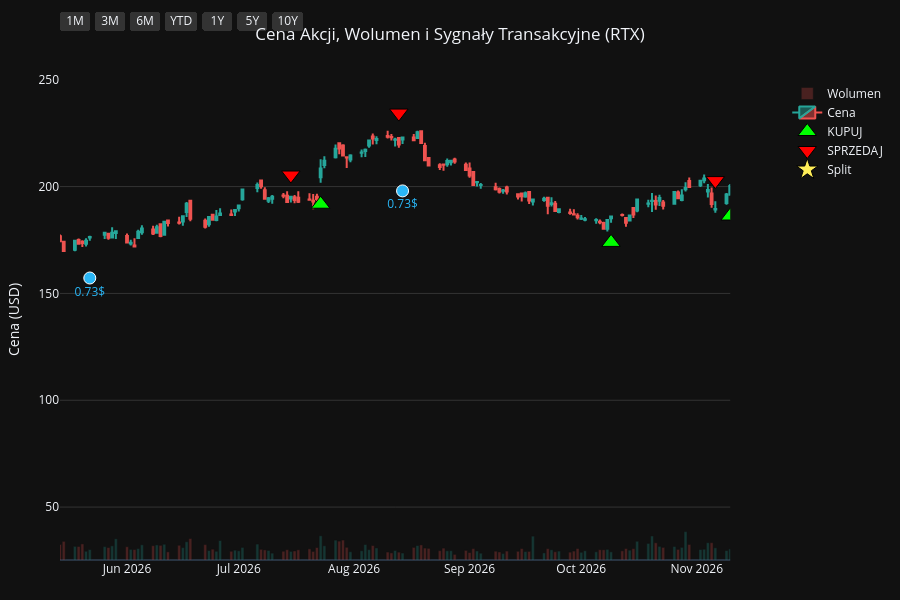
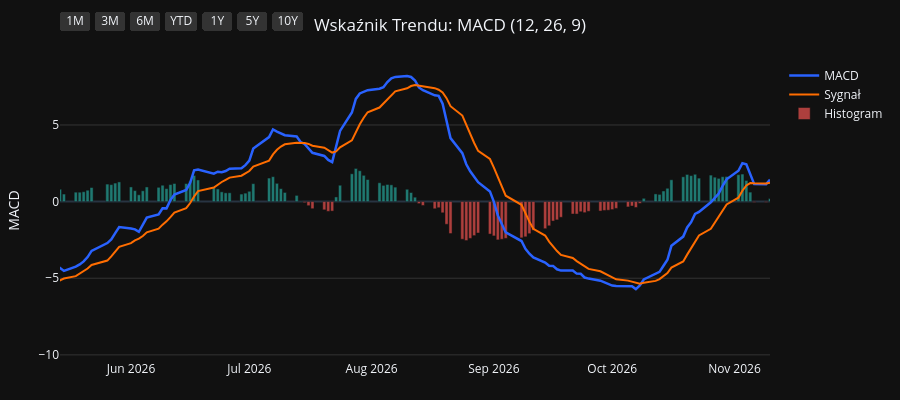
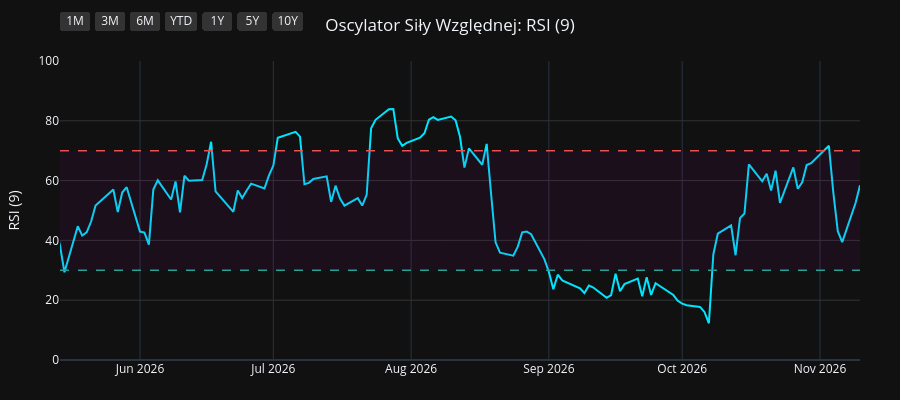
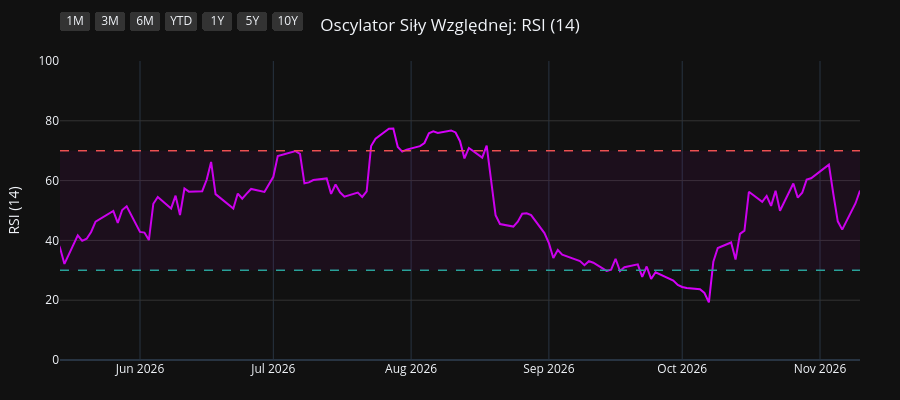

The code cell stored with these charts, in order, in its notebook:
### Code cell
import os
import yfinance as yf
import pandas as pd
import pandas_ta as ta
import plotly.graph_objects as go
from plotly.subplots import make_subplots

# 1. Pobranie i przygotowanie danych
symbol = os.environ.get("STOCK_TICKER", "").strip().upper()
if not symbol:
    raise RuntimeError("Set STOCK_TICKER before running price_extractor.ipynb")
df = yf.Ticker(symbol).history(period="10y")
df.index = df.index.tz_localize(None)

# Wskaźniki i sygnały
df.ta.macd(fast=12, slow=26, signal=9, append=True)
df.ta.rsi(length=9, append=True)
df.ta.rsi(length=14, append=True)
df.ta.rsi(length=21, append=True)
df.dropna(inplace=True)

macd = df['MACD_12_26_9']
signal = df['MACDs_12_26_9']
wczorajszy_macd = macd.shift(1)
wczorajszy_signal = signal.shift(1)

df['Decyzja'] = 'BRAK'
df.loc[(macd > signal) & (wczorajszy_macd <= wczorajszy_signal), 'Decyzja'] = 'KUPUJ'
df.loc[(macd < signal) & (wczorajszy_macd >= wczorajszy_signal), 'Decyzja'] = 'SPRZEDAJ'

df_kupuj = df[df['Decyzja'] == 'KUPUJ']
df_sprzedaj = df[df['Decyzja'] == 'SPRZEDAJ']
df_dywidendy = df[df['Dividends'] > 0]
df_splity = df[df['Stock Splits'] > 0]

# Wspólna konfiguracja osi X
konfiguracja_osi_x = dict(
    type="date",
    showspikes=True, spikemode="across", spikesnap="cursor", spikedash="dot", spikecolor="#ffffff", spikethickness=1, hoverformat="%Y-%m-%d",
    rangeselector=dict(
        buttons=list([
            dict(count=1, label="1M", step="month", stepmode="backward"),
            dict(count=3, label="3M", step="month", stepmode="backward"),
            dict(count=6, label="6M", step="month", stepmode="backward"),
            dict(count=1, label="YTD", step="year", stepmode="todate"),
            dict(count=1, label="1Y", step="year", stepmode="backward"),
            dict(count=5, label="5Y", step="year", stepmode="backward"),
            dict(step="all", label="10Y")
        ]),
        bgcolor="#333333", activecolor="#2962ff", x=0, y=1.1
    )
)

# ==========================================
# WYKRES 1: CENA + WOLUMEN + SYGNAŁY
# ==========================================
fig1 = make_subplots(specs=[[{"secondary_y": True}]])

kolory_wolumenu = ['#26a69a' if row['Close'] >= row['Open'] else '#ef5350' for index, row in df.iterrows()]
fig1.add_trace(go.Bar(x=df.index, y=df['Volume'], marker_color=kolory_wolumenu, opacity=0.25, name='Wolumen'), secondary_y=True)
fig1.add_trace(go.Candlestick(x=df.index, open=df['Open'], high=df['High'], low=df['Low'], close=df['Close'], name='Cena', increasing_line_color='#26a69a', decreasing_line_color='#ef5350'), secondary_y=False)
fig1.add_trace(go.Scatter(x=df_kupuj.index, y=df_kupuj['Low'] * 0.95, customdata=df_kupuj[['Low', 'High']], mode='markers', marker=dict(symbol='triangle-up', size=16, color='#00ff00', line=dict(width=1, color='black')), name='KUPUJ', hovertemplate='KUPUJ<br>Najniższa: %{customdata[0]:.2f}<br>Najwyższa: %{customdata[1]:.2f}<extra></extra>'), secondary_y=False)
fig1.add_trace(go.Scatter(x=df_sprzedaj.index, y=df_sprzedaj['High'] * 1.05, customdata=df_sprzedaj[['Low', 'High']], mode='markers', marker=dict(symbol='triangle-down', size=16, color='#ff0000', line=dict(width=1, color='black')), name='SPRZEDAJ', hovertemplate='SPRZEDAJ<br>Najniższa: %{customdata[0]:.2f}<br>Najwyższa: %{customdata[1]:.2f}<extra></extra>'), secondary_y=False)

if not df_dywidendy.empty:
    fig1.add_trace(go.Scatter(x=df_dywidendy.index, y=df_dywidendy['Low'] * 0.90, mode='markers+text', marker=dict(symbol='circle', size=12, color='#29b6f6', line=dict(width=1, color='white')), text=df_dywidendy['Dividends'].apply(lambda x: f"{x}$"), textposition="bottom center", name='Dywidenda', showlegend=False, hovertemplate='Dywidenda: %{text}<extra></extra>', textfont=dict(color="#29b6f6")), secondary_y=False)
if not df_splity.empty:
                    fig1.add_trace(go.Scatter(x=df_splity.index, y=df_splity['High'], mode='markers+text', marker=dict(symbol='star', size=16, color='#ffee58', line=dict(width=1, color='black')), text=df_splity['Stock Splits'].apply(lambda x: f"{x:g}:1" if x >= 1 else f"1:{1 / x:g}"), textposition="top center", name='Split', hovertemplate='%{text}<extra></extra>', textfont=dict(color="#ffee58")), secondary_y=False)

fig1.update_layout(title=dict(text=f"Cena Akcji, Wolumen i Sygnały Transakcyjne ({symbol})", x=0.5, xanchor='center'), dragmode='pan', xaxis_rangeslider_visible=False, template='plotly_dark', height=600, hovermode='x unified', margin=dict(l=60, r=40, t=60, b=40))
fig1.update_xaxes(**konfiguracja_osi_x)
fig1.update_xaxes(range=[df.index.max() - pd.Timedelta(days=180), df.index.max()])
fig1.update_yaxes(title_text="Cena (USD)", secondary_y=False, gridcolor='#333333')
fig1.update_yaxes(range=[0, df['Volume'].max() * 4], showgrid=False, showticklabels=False, secondary_y=True)
fig1.show(config={'scrollZoom': True})

# ==========================================
# WYKRES 2: WSKAŹNIK MACD
# ==========================================
fig2 = go.Figure()
fig2.add_trace(go.Scatter(x=df.index, y=df['MACD_12_26_9'], line=dict(color='#2962ff', width=2.5), name='MACD'))
fig2.add_trace(go.Scatter(x=df.index, y=df['MACDs_12_26_9'], line=dict(color='#ff6d00', width=2), name='Sygnał'))
kolory_macd = ['#26a69a' if val >= 0 else '#ef5350' for val in df['MACDh_12_26_9']]
fig2.add_trace(go.Bar(x=df.index, y=df['MACDh_12_26_9'], marker_color=kolory_macd, name='Histogram', opacity=0.7))
fig2.update_layout(title=dict(text="Wskaźnik Trendu: MACD (12, 26, 9)", x=0.5, xanchor='center'), dragmode='pan', xaxis_rangeslider_visible=False, template='plotly_dark', height=400, hovermode='x unified', margin=dict(l=60, r=40, t=60, b=40))
fig2.update_xaxes(**konfiguracja_osi_x)
fig2.update_xaxes(range=[df.index.max() - pd.Timedelta(days=180), df.index.max()])
fig2.update_yaxes(title_text="MACD", gridcolor='#333333')
fig2.show(config={'scrollZoom': True})

# ==========================================
# WYKRES 3: OSCYLATOR RSI (9)
# ==========================================
fig3 = go.Figure()
fig3.add_trace(go.Scatter(x=df.index, y=df['RSI_9'], line=dict(color='#00e5ff', width=2), name='RSI (9)'))
fig3.add_hline(y=70, line_dash="dash", line_color="#ef5350", line_width=1.5)
fig3.add_hline(y=30, line_dash="dash", line_color="#26a69a", line_width=1.5)
fig3.add_hrect(y0=30, y1=70, line_width=0, fillcolor="purple", opacity=0.1)
fig3.update_layout(title=dict(text="Oscylator Siły Względnej: RSI (9)", x=0.5, xanchor='center'), dragmode='pan', xaxis_rangeslider_visible=False, template='plotly_dark', height=400, hovermode='x unified', margin=dict(l=60, r=40, t=60, b=40))
fig3.update_xaxes(**konfiguracja_osi_x)
fig3.update_xaxes(range=[df.index.max() - pd.Timedelta(days=180), df.index.max()])
fig3.update_yaxes(title_text="RSI (9)", range=[0, 100], gridcolor='#333333')
fig3.show(config={'scrollZoom': True})

# ==========================================
# WYKRES 4: OSCYLATOR RSI (14)
# ==========================================
fig4 = go.Figure()
fig4.add_trace(go.Scatter(x=df.index, y=df['RSI_14'], line=dict(color='#d500f9', width=2), name='RSI (14)'))
fig4.add_hline(y=70, line_dash="dash", line_color="#ef5350", line_width=1.5)
fig4.add_hline(y=30, line_dash="dash", line_color="#26a69a", line_width=1.5)
fig4.add_hrect(y0=30, y1=70, line_width=0, fillcolor="purple", opacity=0.1)
fig4.update_layout(title=dict(text="Oscylator Siły Względnej: RSI (14)", x=0.5, xanchor='center'), dragmode='pan', xaxis_rangeslider_visible=False, template='plotly_dark', height=400, hovermode='x unified', margin=dict(l=60, r=40, t=60, b=40))
fig4.update_xaxes(**konfiguracja_osi_x)
fig4.update_xaxes(range=[df.index.max() - pd.Timedelta(days=180), df.index.max()])
fig4.update_yaxes(title_text="RSI (14)", range=[0, 100], gridcolor='#333333')
fig4.show(config={'scrollZoom': True})

# ==========================================
# WYKRES 5: OSCYLATOR RSI (21)
# ==========================================
fig5 = go.Figure()
fig5.add_trace(go.Scatter(x=df.index, y=df['RSI_21'], line=dict(color='#64dd17', width=2), name='RSI (21)'))
fig5.add_hline(y=70, line_dash="dash", line_color="#ef5350", line_width=1.5)
fig5.add_hline(y=30, line_dash="dash", line_color="#26a69a", line_width=1.5)
fig5.add_hrect(y0=30, y1=70, line_width=0, fillcolor="purple", opacity=0.1)
fig5.update_layout(title=dict(text="Oscylator Siły Względnej: RSI (21)", x=0.5, xanchor='center'), dragmode='pan', xaxis_rangeslider_visible=False, template='plotly_dark', height=400, hovermode='x unified', margin=dict(l=60, r=40, t=60, b=40))
fig5.update_xaxes(**konfiguracja_osi_x)
fig5.update_xaxes(range=[df.index.max() - pd.Timedelta(days=180), df.index.max()])
fig5.update_yaxes(title_text="RSI (21)", range=[0, 100], gridcolor='#333333')
fig5.show(config={'scrollZoom': True})

### Figure 1 — Plotly figure (JSON) as saved in the notebook; plotly's stock layout.template omitted (floating-point values rounded to 4 significant figures; data arrays with more than 128 entries replaced by an {"elided": "..."} marker saying what was removed)
{"data": [{"marker": {"color": {"elided": "2479 str values"}}, "name": "Wolumen", "opacity": 0.25, "type": "bar", "x": {"elided": "2479 str values"}, "xaxis": "x", "y": {"elided": "2479 int values"}, "yaxis": "y2"}, {"close": {"elided": "2479 float values"}, "decreasing": {"line": {"color": "#ef5350"}}, "high": {"elided": "2479 float values"}, "increasing": {"line": {"color": "#26a69a"}}, "low": {"elided": "2479 float values"}, "name": "Cena", "open": {"elided": "2479 float values"}, "type": "candlestick", "x": {"elided": "2479 str values"}, "xaxis": "x", "yaxis": "y"}, {"customdata": {"elided": "96x2 float values"}, "hovertemplate": "KUPUJ<br>Najniższa: %{customdata[0]:.2f}<br>Najwyższa: %{customdata[1]:.2f}<extra></extra>", "marker": {"color": "#00ff00", "line": {"color": "black", "width": 1}, "size": 16, "symbol": "triangle-up"}, "mode": "markers", "name": "KUPUJ", "type": "scatter", "x": ["2017-01-06T00:00:00", "2017-02-08T00:00:00", "2017-03-20T00:00:00", "2017-04-07T00:00:00", "2017-04-17T00:00:00", "2017-06-22T00:00:00", "2017-07-05T00:00:00", "2017-07-10T00:00:00", "2017-08-29T00:00:00", "2017-09-18T00:00:00", "2017-11-03T00:00:00", "2017-11-30T00:00:00", "2018-02-22T00:00:00", "2018-04-16T00:00:00", "2018-05-08T00:00:00", "2018-06-06T00:00:00", "2018-07-09T00:00:00", "2018-09-13T00:00:00", "2018-11-02T00:00:00", "2019-01-07T00:00:00", "2019-04-01T00:00:00", "2019-06-07T00:00:00", "2019-06-20T00:00:00", "2019-08-29T00:00:00", "2019-10-15T00:00:00", "2019-12-16T00:00:00", "2019-12-20T00:00:00", "2020-01-21T00:00:00", "2020-02-06T00:00:00", "2020-03-26T00:00:00", "2020-05-20T00:00:00", "2020-07-16T00:00:00", "2020-08-07T00:00:00", "2020-08-24T00:00:00", "2020-09-15T00:00:00", "2020-10-07T00:00:00", "2020-11-06T00:00:00", "2021-02-03T00:00:00", "2021-04-23T00:00:00", "2021-05-17T00:00:00", "2021-05-24T00:00:00", "2021-05-27T00:00:00", "2021-07-22T00:00:00", "2021-09-16T00:00:00", "2021-12-08T00:00:00", "2021-12-22T00:00:00", "2022-02-02T00:00:00", "2022-02-25T00:00:00", "2022-03-23T00:00:00", "2022-04-13T00:00:00", "2022-05-24T00:00:00", "2022-06-27T00:00:00", "2022-07-20T00:00:00", "2022-08-01T00:00:00", "2022-08-10T00:00:00", "2022-08-25T00:00:00", "2022-10-03T00:00:00", "2022-11-30T00:00:00", "2023-01-06T00:00:00", "2023-01-26T00:00:00", "2023-02-10T00:00:00", "2023-03-29T00:00:00", "2023-06-02T00:00:00", "2023-07-03T00:00:00", "2023-08-11T00:00:00", "2023-10-04T00:00:00", "2023-12-04T00:00:00", "2023-12-26T00:00:00", "2024-01-23T00:00:00", "2024-03-15T00:00:00", "2024-05-09T00:00:00", "2024-05-22T00:00:00", "2024-06-04T00:00:00", "2024-07-12T00:00:00", "2024-08-29T00:00:00", "2024-10-01T00:00:00", "2024-11-13T00:00:00", "2024-11-27T00:00:00", "2024-12-24T00:00:00", "2025-01-08T00:00:00", "2025-02-27T00:00:00", "2025-03-17T00:00:00", "2025-04-16T00:00:00", "2025-04-30T00:00:00", "2025-07-16T00:00:00", "2025-08-27T00:00:00", "2025-09-22T00:00:00", "2025-10-21T00:00:00", "2025-12-11T00:00:00", "2026-02-19T00:00:00", "2026-03-02T00:00:00", "2026-04-07T00:00:00", "2026-05-08T00:00:00", "2026-07-23T00:00:00", "2026-10-09T00:00:00", "2026-11-10T00:00:00"], "xaxis": "x", "y": [53.2, 52.86, 54.37, 54.08, 54.11, 59.02, 59.19, 59.28, 55.78, 54.91, 58.68, 58.16, 64.49, 60.57, 59.5, 62.4, 62.38, 66.79, 62.92, 52.91, 65.56, 66.86, 64.84, 65.3, 69.45, 76.44, 76.49, 78.33, 79.56, 49.97, 47.64, 50.74, 49.01, 50.02, 50.71, 49.04, 47.62, 58.13, 66.44, 71.71, 72.94, 74.39, 72.26, 71.57, 73.64, 71.61, 77.46, 81.3, 87.26, 88.58, 78.55, 81.47, 80.86, 80.82, 80.27, 81.88, 71.62, 84.36, 88.98, 87.07, 86.26, 85.85, 84.07, 86.48, 76.33, 61.94, 73.86, 74.89, 79.29, 82.62, 94.44, 96.22, 97.6, 92.21, 110.6, 110.3, 112.8, 111.0, 106.9, 105.6, 118.5, 120.5, 119.1, 114.6, 138.2, 148.8, 147.6, 159.4, 163.8, 189.4, 196.1, 184.4, 164.6, 191.7, 173.9, 186.2], "yaxis": "y"}, {"customdata": {"elided": "95x2 float values"}, "hovertemplate": "SPRZEDAJ<br>Najniższa: %{customdata[0]:.2f}<br>Najwyższa: %{customdata[1]:.2f}<extra></extra>", "marker": {"color": "#ff0000", "line": {"color": "black", "width": 1}, "size": 16, "symbol": "triangle-down"}, "mode": "markers", "name": "SPRZEDAJ", "type": "scatter", "x": ["2017-01-11T00:00:00", "2017-03-06T00:00:00", "2017-03-21T00:00:00", "2017-04-12T00:00:00", "2017-05-16T00:00:00", "2017-06-29T00:00:00", "2017-07-06T00:00:00", "2017-07-18T00:00:00", "2017-09-06T00:00:00", "2017-10-27T00:00:00", "2017-11-06T00:00:00", "2018-01-22T00:00:00", "2018-03-13T00:00:00", "2018-04-30T00:00:00", "2018-06-05T00:00:00", "2018-06-14T00:00:00", "2018-08-07T00:00:00", "2018-10-04T00:00:00", "2018-11-27T00:00:00", "2019-02-28T00:00:00", "2019-05-06T00:00:00", "2019-06-10T00:00:00", "2019-08-01T00:00:00", "2019-09-25T00:00:00", "2019-11-18T00:00:00", "2019-12-18T00:00:00", "2020-01-13T00:00:00", "2020-01-22T00:00:00", "2020-02-14T00:00:00", "2020-05-05T00:00:00", "2020-06-15T00:00:00", "2020-07-29T00:00:00", "2020-08-21T00:00:00", "2020-08-25T00:00:00", "2020-09-22T00:00:00", "2020-10-27T00:00:00", "2020-12-07T00:00:00", "2021-03-22T00:00:00", "2021-05-12T00:00:00", "2021-05-19T00:00:00", "2021-05-25T00:00:00", "2021-06-09T00:00:00", "2021-08-17T00:00:00", "2021-10-26T00:00:00", "2021-12-17T00:00:00", "2022-01-20T00:00:00", "2022-02-17T00:00:00", "2022-03-08T00:00:00", "2022-03-31T00:00:00", "2022-04-22T00:00:00", "2022-06-14T00:00:00", "2022-07-13T00:00:00", "2022-07-26T00:00:00", "2022-08-08T00:00:00", "2022-08-23T00:00:00", "2022-08-29T00:00:00", "2022-11-14T00:00:00", "2022-12-07T00:00:00", "2023-01-09T00:00:00", "2023-02-02T00:00:00", "2023-02-28T00:00:00", "2023-04-26T00:00:00", "2023-06-26T00:00:00", "2023-07-10T00:00:00", "2023-09-11T00:00:00", "2023-11-15T00:00:00", "2023-12-08T00:00:00", "2024-01-17T00:00:00", "2024-02-09T00:00:00", "2024-04-15T00:00:00", "2024-05-17T00:00:00", "2024-05-23T00:00:00", "2024-06-10T00:00:00", "2024-08-20T00:00:00", "2024-09-04T00:00:00", "2024-10-24T00:00:00", "2024-11-14T00:00:00", "2024-12-03T00:00:00", "2025-01-06T00:00:00", "2025-02-12T00:00:00", "2025-03-07T00:00:00", "2025-03-28T00:00:00", "2025-04-21T00:00:00", "2025-06-24T00:00:00", "2025-08-05T00:00:00", "2025-09-03T00:00:00", "2025-10-10T00:00:00", "2025-11-06T00:00:00", "2026-01-26T00:00:00", "2026-02-24T00:00:00", "2026-03-12T00:00:00", "2026-04-20T00:00:00", "2026-07-15T00:00:00", "2026-08-13T00:00:00", "2026-11-06T00:00:00"], "xaxis": "x", "y": [59.09, 59.81, 60.79, 60.08, 64.7, 65.57, 65.86, 65.84, 59.85, 64.62, 65.43, 73.42, 72.21, 66.92, 69.51, 70.01, 73.91, 78.21, 69.34, 70.98, 78.41, 76.08, 75.95, 77.33, 84.59, 84.21, 86.41, 87.86, 87.71, 54.7, 61.84, 55.66, 56.35, 56.46, 55.89, 54.98, 68.3, 73.19, 79.08, 79.46, 81.82, 83.97, 81.72, 86.0, 78.75, 86.16, 90.28, 93.86, 96.26, 97.83, 88.96, 90.52, 89.6, 89.91, 89.42, 89.75, 91.25, 96.72, 99.78, 95.55, 97.1, 98.39, 94.89, 96.58, 79.62, 80.36, 81.8, 86.49, 91.27, 102.1, 105.7, 108.3, 109.1, 120.4, 124.1, 128.5, 125.3, 121.8, 118.6, 131.1, 132.1, 137.0, 131.9, 148.4, 162.8, 163.8, 168.1, 181.5, 203.5, 209.2, 215.5, 206.8, 205.4, 234.4, 202.8], "yaxis": "y"}, {"hovertemplate": "Dywidenda: %{text}<extra></extra>", "marker": {"color": "#29b6f6", "line": {"color": "white", "width": 1}, "size": 12, "symbol": "circle"}, "mode": "markers+text", "name": "Dywidenda", "showlegend": false, "text": ["0.415356$", "0.415356$", "0.440529$", "0.440529$", "0.440529$", "0.440529$", "0.440529$", "0.462555$", "0.462555$", "0.462555$", "0.462555$", "0.462555$", "0.462555$", "0.475$", "0.475$", "0.475$", "0.475$", "0.51$", "0.51$", "0.51$", "0.51$", "0.55$", "0.55$", "0.55$", "0.55$", "0.59$", "0.59$", "0.59$", "0.59$", "0.63$", "0.63$", "0.63$", "0.63$", "0.68$", "0.68$", "0.68$", "0.68$", "0.73$", "0.73$"], "textfont": {"color": "#29b6f6"}, "textposition": "bottom center", "type": "scatter", "x": ["2017-02-15T00:00:00", "2017-05-17T00:00:00", "2017-08-16T00:00:00", "2017-11-16T00:00:00", "2018-02-15T00:00:00", "2018-05-17T00:00:00", "2018-08-16T00:00:00", "2018-11-15T00:00:00", "2019-02-14T00:00:00", "2019-05-16T00:00:00", "2019-08-15T00:00:00", "2019-11-14T00:00:00", "2020-02-13T00:00:00", "2020-05-14T00:00:00", "2020-08-13T00:00:00", "2020-11-12T00:00:00", "2021-02-25T00:00:00", "2021-05-20T00:00:00", "2021-08-19T00:00:00", "2021-11-18T00:00:00", "2022-02-24T00:00:00", "2022-05-19T00:00:00", "2022-08-18T00:00:00", "2022-11-17T00:00:00", "2023-02-23T00:00:00", "2023-05-18T00:00:00", "2023-08-17T00:00:00", "2023-11-16T00:00:00", "2024-02-22T00:00:00", "2024-05-16T00:00:00", "2024-08-16T00:00:00", "2024-11-15T00:00:00", "2025-02-21T00:00:00", "2025-05-23T00:00:00", "2025-08-15T00:00:00", "2025-11-21T00:00:00", "2026-02-20T00:00:00", "2026-05-22T00:00:00", "2026-08-14T00:00:00"], "xaxis": "x", "y": [50.7, 54.81, 53.48, 54.4, 59.69, 58.15, 62.52, 60.15, 58.63, 64.11, 59.17, 71.61, 74.62, 40.0, 49.38, 50.23, 58.27, 67.57, 67.07, 70.2, 73.02, 73.65, 77.96, 77.29, 82.67, 80.05, 71.66, 68.26, 76.42, 90.07, 102.2, 102.4, 107.8, 115.9, 136.0, 150.1, 181.4, 157.2, 198.0], "yaxis": "y"}, {"hovertemplate": "%{text}<extra></extra>", "marker": {"color": "#ffee58", "line": {"color": "black", "width": 1}, "size": 16, "symbol": "star"}, "mode": "markers+text", "name": "Split", "text": ["1.589:1"], "textfont": {"color": "#ffee58"}, "textposition": "top center", "type": "scatter", "x": ["2020-04-03T00:00:00"], "xaxis": "x", "y": [45.92], "yaxis": "y"}], "layout": {"dragmode": "pan", "height": 600, "hovermode": "x unified", "margin": {"b": 40, "l": 60, "r": 40, "t": 60}, "title": {"text": "Cena Akcji, Wolumen i Sygnały Transakcyjne (RTX)", "x": 0.5, "xanchor": "center"}, "xaxis": {"anchor": "y", "domain": [0.0, 0.94], "hoverformat": "%Y-%m-%d", "range": ["2026-05-14T00:00:00", "2026-11-10T00:00:00"], "rangeselector": {"activecolor": "#2962ff", "bgcolor": "#333333", "buttons": [{"count": 1, "label": "1M", "step": "month", "stepmode": "backward"}, {"count": 3, "label": "3M", "step": "month", "stepmode": "backward"}, {"count": 6, "label": "6M", "step": "month", "stepmode": "backward"}, {"count": 1, "label": "YTD", "step": "year", "stepmode": "todate"}, {"count": 1, "label": "1Y", "step": "year", "stepmode": "backward"}, {"count": 5, "label": "5Y", "step": "year", "stepmode": "backward"}, {"label": "10Y", "step": "all"}], "x": 0, "y": 1.1}, "rangeslider": {"visible": false}, "showspikes": true, "spikecolor": "#ffffff", "spikedash": "dot", "spikemode": "across", "spikesnap": "cursor", "spikethickness": 1, "type": "date"}, "yaxis": {"anchor": "x", "domain": [0.0, 1.0], "gridcolor": "#333333", "title": {"text": "Cena (USD)"}}, "yaxis2": {"anchor": "x", "overlaying": "y", "range": [0, 198502400], "showgrid": false, "showticklabels": false, "side": "right"}}}

### Figure 2 — Plotly figure (JSON) as saved in the notebook; plotly's stock layout.template omitted (floating-point values rounded to 4 significant figures; data arrays with more than 128 entries replaced by an {"elided": "..."} marker saying what was removed)
{"data": [{"line": {"color": "#2962ff", "width": 2.5}, "name": "MACD", "type": "scatter", "x": {"elided": "2479 str values"}, "y": {"elided": "2479 float values"}}, {"line": {"color": "#ff6d00", "width": 2}, "name": "Sygnał", "type": "scatter", "x": {"elided": "2479 str values"}, "y": {"elided": "2479 float values"}}, {"marker": {"color": {"elided": "2479 str values"}}, "name": "Histogram", "opacity": 0.7, "type": "bar", "x": {"elided": "2479 str values"}, "y": {"elided": "2479 float values"}}], "layout": {"dragmode": "pan", "height": 400, "hovermode": "x unified", "margin": {"b": 40, "l": 60, "r": 40, "t": 60}, "title": {"text": "Wskaźnik Trendu: MACD (12, 26, 9)", "x": 0.5, "xanchor": "center"}, "xaxis": {"hoverformat": "%Y-%m-%d", "range": ["2026-05-14T00:00:00", "2026-11-10T00:00:00"], "rangeselector": {"activecolor": "#2962ff", "bgcolor": "#333333", "buttons": [{"count": 1, "label": "1M", "step": "month", "stepmode": "backward"}, {"count": 3, "label": "3M", "step": "month", "stepmode": "backward"}, {"count": 6, "label": "6M", "step": "month", "stepmode": "backward"}, {"count": 1, "label": "YTD", "step": "year", "stepmode": "todate"}, {"count": 1, "label": "1Y", "step": "year", "stepmode": "backward"}, {"count": 5, "label": "5Y", "step": "year", "stepmode": "backward"}, {"label": "10Y", "step": "all"}], "x": 0, "y": 1.1}, "rangeslider": {"visible": false}, "showspikes": true, "spikecolor": "#ffffff", "spikedash": "dot", "spikemode": "across", "spikesnap": "cursor", "spikethickness": 1, "type": "date"}, "yaxis": {"gridcolor": "#333333", "title": {"text": "MACD"}}}}

### Figure 3 — Plotly figure (JSON) as saved in the notebook; plotly's stock layout.template omitted (floating-point values rounded to 4 significant figures; data arrays with more than 128 entries replaced by an {"elided": "..."} marker saying what was removed)
{"data": [{"line": {"color": "#00e5ff", "width": 2}, "name": "RSI (9)", "type": "scatter", "x": {"elided": "2479 str values"}, "y": {"elided": "2479 float values"}}], "layout": {"dragmode": "pan", "height": 400, "hovermode": "x unified", "margin": {"b": 40, "l": 60, "r": 40, "t": 60}, "shapes": [{"line": {"color": "#ef5350", "dash": "dash", "width": 1.5}, "type": "line", "x0": 0, "x1": 1, "xref": "x domain", "y0": 70, "y1": 70, "yref": "y"}, {"line": {"color": "#26a69a", "dash": "dash", "width": 1.5}, "type": "line", "x0": 0, "x1": 1, "xref": "x domain", "y0": 30, "y1": 30, "yref": "y"}, {"fillcolor": "purple", "line": {"width": 0}, "opacity": 0.1, "type": "rect", "x0": 0, "x1": 1, "xref": "x domain", "y0": 30, "y1": 70, "yref": "y"}], "title": {"text": "Oscylator Siły Względnej: RSI (9)", "x": 0.5, "xanchor": "center"}, "xaxis": {"hoverformat": "%Y-%m-%d", "range": ["2026-05-14T00:00:00", "2026-11-10T00:00:00"], "rangeselector": {"activecolor": "#2962ff", "bgcolor": "#333333", "buttons": [{"count": 1, "label": "1M", "step": "month", "stepmode": "backward"}, {"count": 3, "label": "3M", "step": "month", "stepmode": "backward"}, {"count": 6, "label": "6M", "step": "month", "stepmode": "backward"}, {"count": 1, "label": "YTD", "step": "year", "stepmode": "todate"}, {"count": 1, "label": "1Y", "step": "year", "stepmode": "backward"}, {"count": 5, "label": "5Y", "step": "year", "stepmode": "backward"}, {"label": "10Y", "step": "all"}], "x": 0, "y": 1.1}, "rangeslider": {"visible": false}, "showspikes": true, "spikecolor": "#ffffff", "spikedash": "dot", "spikemode": "across", "spikesnap": "cursor", "spikethickness": 1, "type": "date"}, "yaxis": {"gridcolor": "#333333", "range": [0, 100], "title": {"text": "RSI (9)"}}}}

### Figure 4 — Plotly figure (JSON) as saved in the notebook; plotly's stock layout.template omitted (floating-point values rounded to 4 significant figures; data arrays with more than 128 entries replaced by an {"elided": "..."} marker saying what was removed)
{"data": [{"line": {"color": "#d500f9", "width": 2}, "name": "RSI (14)", "type": "scatter", "x": {"elided": "2479 str values"}, "y": {"elided": "2479 float values"}}], "layout": {"dragmode": "pan", "height": 400, "hovermode": "x unified", "margin": {"b": 40, "l": 60, "r": 40, "t": 60}, "shapes": [{"line": {"color": "#ef5350", "dash": "dash", "width": 1.5}, "type": "line", "x0": 0, "x1": 1, "xref": "x domain", "y0": 70, "y1": 70, "yref": "y"}, {"line": {"color": "#26a69a", "dash": "dash", "width": 1.5}, "type": "line", "x0": 0, "x1": 1, "xref": "x domain", "y0": 30, "y1": 30, "yref": "y"}, {"fillcolor": "purple", "line": {"width": 0}, "opacity": 0.1, "type": "rect", "x0": 0, "x1": 1, "xref": "x domain", "y0": 30, "y1": 70, "yref": "y"}], "title": {"text": "Oscylator Siły Względnej: RSI (14)", "x": 0.5, "xanchor": "center"}, "xaxis": {"hoverformat": "%Y-%m-%d", "range": ["2026-05-14T00:00:00", "2026-11-10T00:00:00"], "rangeselector": {"activecolor": "#2962ff", "bgcolor": "#333333", "buttons": [{"count": 1, "label": "1M", "step": "month", "stepmode": "backward"}, {"count": 3, "label": "3M", "step": "month", "stepmode": "backward"}, {"count": 6, "label": "6M", "step": "month", "stepmode": "backward"}, {"count": 1, "label": "YTD", "step": "year", "stepmode": "todate"}, {"count": 1, "label": "1Y", "step": "year", "stepmode": "backward"}, {"count": 5, "label": "5Y", "step": "year", "stepmode": "backward"}, {"label": "10Y", "step": "all"}], "x": 0, "y": 1.1}, "rangeslider": {"visible": false}, "showspikes": true, "spikecolor": "#ffffff", "spikedash": "dot", "spikemode": "across", "spikesnap": "cursor", "spikethickness": 1, "type": "date"}, "yaxis": {"gridcolor": "#333333", "range": [0, 100], "title": {"text": "RSI (14)"}}}}
